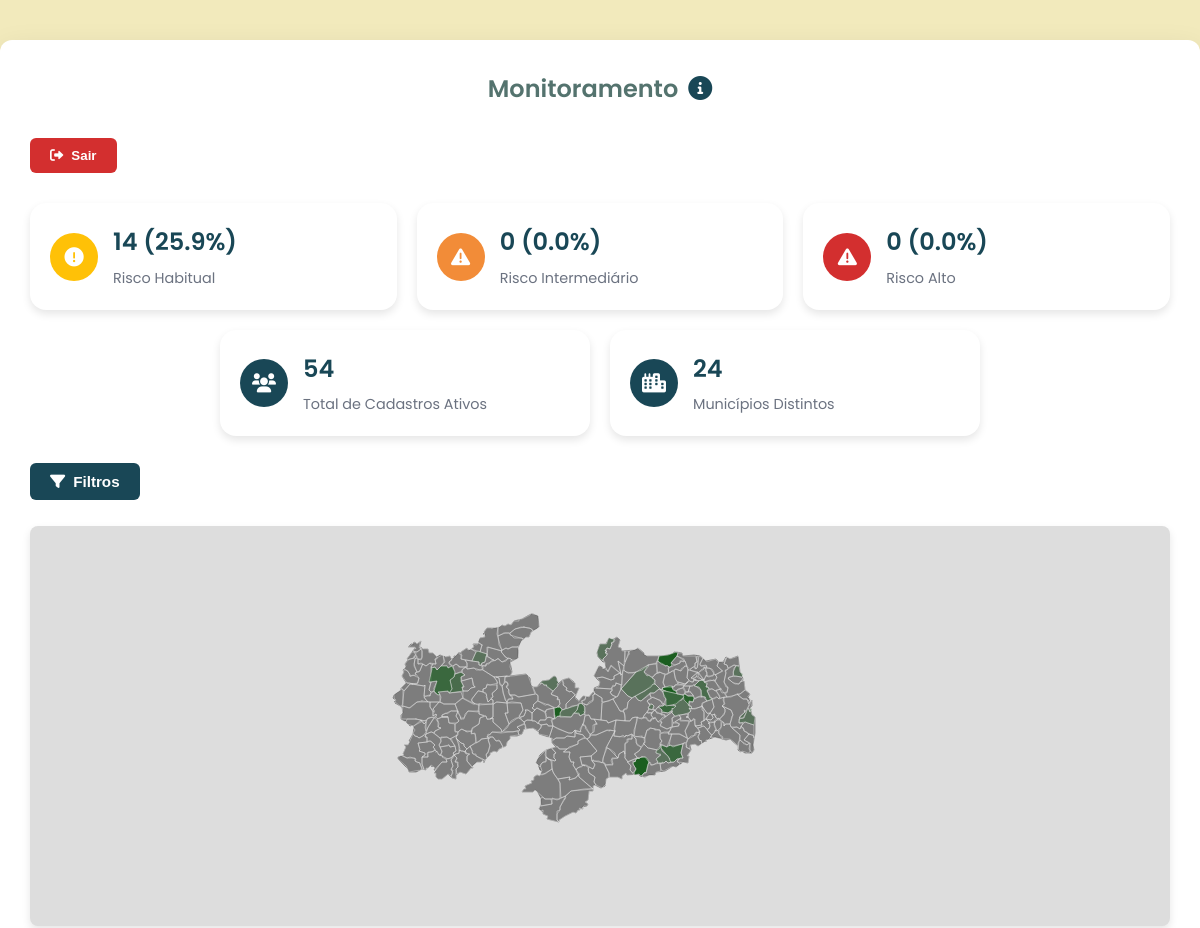
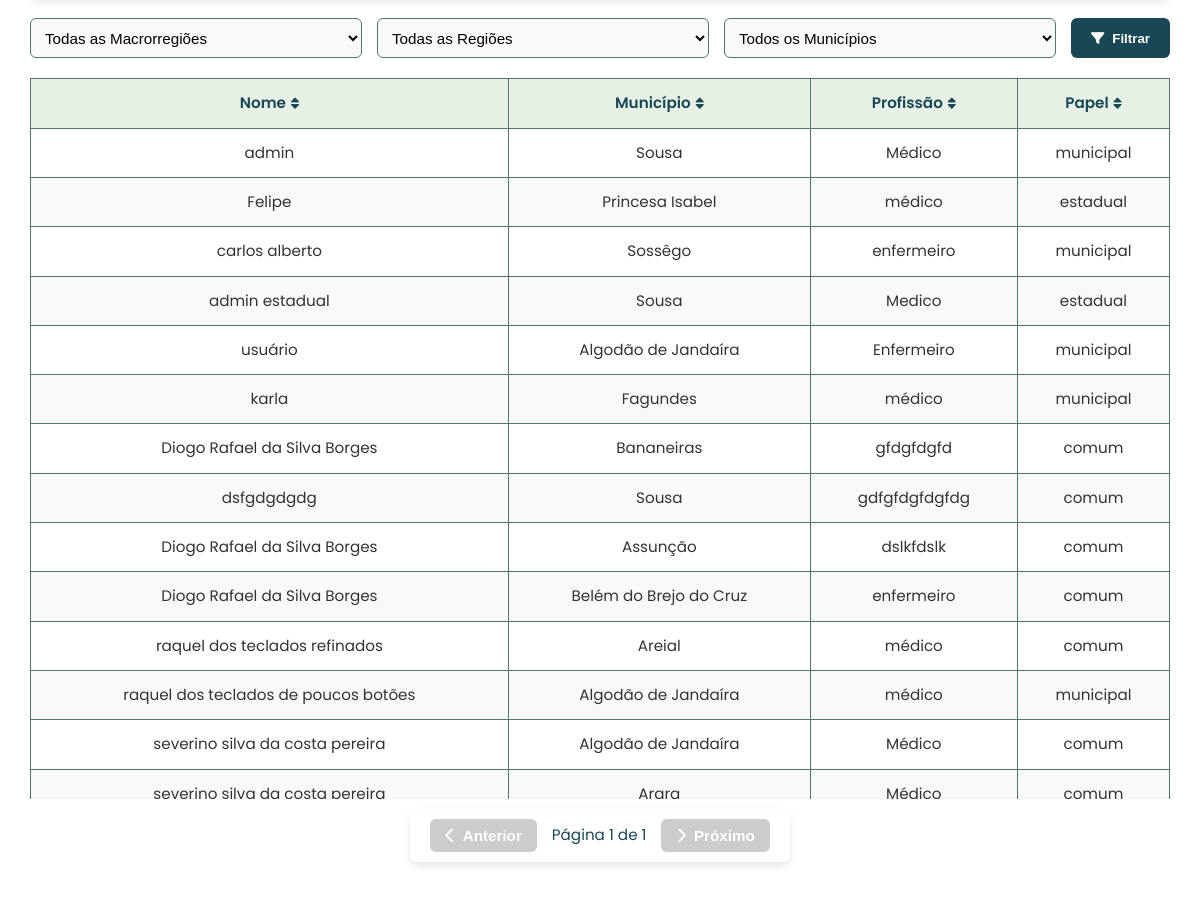
Page /monitoramento (signed in) on the committed database (2 pictures, top to bottom).
### tables this page shows
CREATE TABLE usuarios (
            id INTEGER PRIMARY KEY AUTOINCREMENT,
            nome TEXT NOT NULL,
            municipio TEXT NOT NULL,
            cpf TEXT NOT NULL,
            telefone TEXT NOT NULL,
            email TEXT NOT NULL UNIQUE,
            cnes TEXT NOT NULL,
            profissao TEXT NOT NULL,
            senha TEXT NOT NULL,
            approved INTEGER DEFAULT 0,
            ativo INTEGER DEFAULT 1,
            is_admin INTEGER DEFAULT 0
        , is_super_admin INTEGER DEFAULT 0, role TEXT DEFAULT "municipal", municipios TEXT, tipo_sistema TEXT NOT NULL DEFAULT "saude_mulher");

### app.py (the view)
@app.route('/monitoramento', methods=['GET', 'POST'])
@admin_required
@apoio_required
def monitoramento():
    conn = get_db_connection()
    cursor = conn.cursor()
    user_id = session.get('user_id')
    user_role = session.get('role')
    user_municipio = session.get('municipio')
    filtro_macrorregiao = request.form.get('macrorregiao', '')
    filtro_regiao = request.form.get('regiao', '')
    filtro_municipio = request.form.get('municipio', '')
    if filtro_municipio and not filtro_macrorregiao and not filtro_regiao:
        filtro_macrorregiao, filtro_regiao = find_macrorregiao_regiao(filtro_municipio)
    municipios_permitidos = []
    if filtro_macrorregiao:
        if filtro_regiao:
            municipios_permitidos = regioes_por_macrorregiao.get(filtro_macrorregiao, {}).get(filtro_regiao, [])
        else:
            for regiao in regioes_por_macrorregiao.get(filtro_macrorregiao, {}):
                municipios_permitidos.extend(regioes_por_macrorregiao[filtro_macrorregiao][regiao])
    else:
        for macro in regioes_por_macrorregiao:
            for regiao in regioes_por_macrorregiao[macro]:
                municipios_permitidos.extend(regioes_por_macrorregiao[macro][regiao])
    if filtro_municipio:
        municipios_permitidos = [filtro_municipio]
    if user_role in ['municipal', 'apoio'] and user_municipio:
        if user_municipio not in municipios_permitidos:
            municipios_permitidos = [user_municipio]
            filtro_municipio = user_municipio
            filtro_macrorregiao, filtro_regiao = find_macrorregiao_regiao(user_municipio)
    estatisticas = {
        'total_registros': 0,
        'classificacao_risco': {
            'risco_habitual': 0,
            'risco_intermediario': 0,
            'risco_alto': 0
        },
        'municipios_unicos': 0
    }
    usuarios_por_municipio = {}
    municipios = []
    query_calculos = '''
        SELECT c.*, u.municipio as user_municipio
        FROM calculos c
        JOIN usuarios u ON c.user_id = u.id
        WHERE c.fa = 0
    '''
    params = []
    if municipios_permitidos:
        query_calculos += ' AND c.municipio IN (' + ','.join(['?'] * len(municipios_permitidos)) + ')'
        params.extend(municipios_permitidos)
    cursor.execute(query_calculos, params)
    fichas = cursor.fetchall()
    municipios_set = set()
    for ficha in fichas:
        municipio = ficha['municipio']
        if municipio not in municipios_permitidos:
            continue
        municipios_set.add(municipio)
        estatisticas['total_registros'] += 1
        classificacao = ficha['classificacao_risco']
        if classificacao == 'Risco Habitual':
            estatisticas['classificacao_risco']['risco_habitual'] += 1
        elif classificacao == 'Risco Intermediário':
            estatisticas['classificacao_risco']['risco_intermediario'] += 1
        elif classificacao == 'Risco Alto':
            estatisticas['classificacao_risco']['risco_alto'] += 1
        if municipio not in usuarios_por_municipio:
            usuarios_por_municipio[municipio] = {
                'total': 0,
                'risco_habitual': 0,
                'risco_intermediario': 0,
                'risco_alto': 0
            }
        usuarios_por_municipio[municipio]['total'] += 1
        if classificacao == 'Risco Habitual':
            usuarios_por_municipio[municipio]['risco_habitual'] += 1
        elif classificacao == 'Risco Intermediário':
            usuarios_por_municipio[municipio]['risco_intermediario'] += 1
        elif classificacao == 'Risco Alto':
            usuarios_por_municipio[municipio]['risco_alto'] += 1
    estatisticas['municipios_unicos'] = len(municipios_set)
    municipios = sorted(list(municipios_set))
    usuarios = []
    if municipios_permitidos:
        query_usuarios = '''
            SELECT id, nome, cpf, municipio, profissao, role, approved, ativo
            FROM usuarios
            WHERE municipio IN ({}) AND ativo = 1
        '''.format(','.join(['?'] * len(municipios_permitidos)))
        cursor.execute(query_usuarios, municipios_permitidos)
        usuarios.extend(cursor.fetchall())
        query_apoio = '''
            SELECT id, nome, cpf, municipio, NULL as profissao, 'apoio' as role, approved, ativo
            FROM usuarios_apoio
            WHERE municipio IN ({}) AND ativo = 1
        '''.format(','.join(['?'] * len(municipios_permitidos)))
        cursor.execute(query_apoio, municipios_permitidos)
        usuarios.extend(cursor.fetchall())
    conn.close()
    return render_template('monitoramento.html',
                          fichas=fichas,
                          estatisticas=estatisticas,
                          municipios=municipios,
                          filtro_municipio=filtro_municipio,
                          filtro_regiao=filtro_regiao,
                          filtro_macrorregiao=filtro_macrorregiao,
                          usuarios_por_municipio=usuarios_por_municipio,
                          usuarios=usuarios,
                          regioes_por_macrorregiao=regioes_por_macrorregiao)

### app.py (called while the page is built)
def get_db_connection():
    conn = sqlite3.connect('banco.db')
    conn.row_factory = sqlite3.Row
    return conn

### templates/monitoramento.html (shortened to what this page needs)
<!DOCTYPE html>
<html lang="pt-BR">
<head>
  <link rel="stylesheet" href="https://cdnjs.cloudflare.com/ajax/libs/font-awesome/6.0.0-beta3/css/all.min.css">
  <link rel="stylesheet" href="https://unpkg.com/leaflet@1.9.4/dist/leaflet.css" />
</head>
<body>
  <div class="container">
    <h2>
      Monitoramento
      <span class="info-icon">
        <i class="fas fa-info-circle"></i>
      </span>
    </h2>
    <div class="button-group">
      <button id="logout-btn" class="button--nav button--logout" onclick="logout()" aria-label="Sair">
        <i class="fas fa-sign-out-alt icon"></i> Sair
      </button>
    </div>
    <div class="stats-grid-top">
      <div class="stat-card">
        <div class="stat-card-content">
          <div class="stat-card-icon habitual">
            <i class="fas fa-exclamation-circle"></i>
          </div>
          <div class="stat-card-text">
            <div class="stat-card-value">{{ estatisticas.classificacao_risco.risco_habitual }} ({{ '{:.1f}'.format(estatisticas.classificacao_risco.risco_habitual / estatisticas.total_registros * 100 if estatisticas.total_registros > 0 else 0) }}%)</div>
            <div class="stat-card-label">Risco Habitual</div>
          </div>
        </div>
      </div>
      <div class="stat-card">
        <div class="stat-card-content">
          <div class="stat-card-icon intermediate">
            <i class="fas fa-exclamation-triangle"></i>
          </div>
          <div class="stat-card-text">
            <div class="stat-card-value">{{ estatisticas.classificacao_risco.risco_intermediario }} ({{ '{:.1f}'.format(estatisticas.classificacao_risco.risco_intermediario / estatisticas.total_registros * 100 if estatisticas.total_registros > 0 else 0) }}%)</div>
            <div class="stat-card-label">Risco Intermediário</div>
          </div>
        </div>
      </div>
      <div class="stat-card">
        <div class="stat-card-content">
          <div class="stat-card-icon high">
            <i class="fas fa-exclamation-triangle"></i>
          </div>
          <div class="stat-card-text">
            <div class="stat-card-value">{{ estatisticas.classificacao_risco.risco_alto }} ({{ '{:.1f}'.format(estatisticas.classificacao_risco.risco_alto / estatisticas.total_registros * 100 if estatisticas.total_registros > 0 else 0) }}%)</div>
            <div class="stat-card-label">Risco Alto</div>
          </div>
        </div>
      </div>
    </div>
    <div class="stats-grid-bottom">
      <div class="stat-card">
        <div class="stat-card-content">
          <div class="stat-card-icon total">
            <i class="fas fa-users"></i>
          </div>
          <div class="stat-card-text">
            <div class="stat-card-value">{{ estatisticas.total_registros }}</div>
            <div class="stat-card-label">Total de Cadastros Ativos</div>
          </div>
        </div>
      </div>
      <div class="stat-card">
        <div class="stat-card-content">
          <div class="stat-card-icon total">
            <i class="fas fa-city"></i>
          </div>
          <div class="stat-card-text">
            <div class="stat-card-value">{{ estatisticas.municipios_unicos }}</div>
            <div class="stat-card-label">Municípios Distintos</div>
          </div>
        </div>
      </div>
    </div>
    <div class="filter-toggle-container">
      <button class="filter-toggle" id="filter-toggle">
        <i class="fas fa-filter"></i> Filtros
      </button>
    </div>
    <div id="map"></div>
    <form method="POST" action="{{ url_for('monitoramento') }}" class="form-group">
      <select name="macrorregiao" id="macrorregiao-select">
        <option value="">Todas as Macrorregiões</option>
      </select>
      <select name="regiao" id="regiao-select">
        <option value="">Todas as Regiões</option>
      </select>
      <select name="municipio" id="municipio-select">
        <option value="">Todos os Municípios</option>
      </select>
      <button type="submit" class="btn-entrar" aria-label="Filtrar registros">
        <i class="fas fa-filter icon"></i> Filtrar
      </button>
    </form>
    <div class="table-container" id="table-container">
      <table id="monitoramento-table">
        <thead>
          <tr>
            <th class="sortable" data-sort="nome">Nome</th>
            <th class="sortable" data-sort="municipio">Município</th>
            <th class="sortable" data-sort="profissao">Profissão</th>
            <th class="sortable" data-sort="role">Papel</th>
          </tr>
        </thead>
        <tbody>
          {% for usuario in usuarios %}
          <tr>
            <td>{{ usuario.nome }}</td>
            <td>{{ usuario.municipio }}</td>
            <td>{{ usuario.profissao or 'N/A' }}</td>
            <td>{{ usuario.role or 'apoio' }}</td>
          </tr>
          {% endfor %}
        </tbody>
      </table>
      <div class="pagination-container">
        <div class="pagination">
          <button id="prev-page" class="button--nav" disabled><i class="fas fa-chevron-left icon"></i> Anterior</button>
          <span id="page-info">Página <span id="current-page">1</span> de <span id="total-pages">1</span></span>
          <button id="next-page" class="button--nav"><i class="fas fa-chevron-right icon"></i> Próximo</button>
        </div>
      </div>
    </div>
  </div>
</body>
</html>

### rows in the picture
usuarios: nome "admin", municipio "Sousa", profissao "Médico", role "municipal"
usuarios: nome "Felipe", municipio "Princesa Isabel", profissao "médico", role "estadual"
usuarios: nome "carlos alberto", municipio "Sossêgo", profissao "enfermeiro", role "municipal"
usuarios: nome "admin estadual", municipio "Sousa", profissao "Medico", role "estadual"
usuarios: nome "usuário", municipio "Algodão de Jandaíra", profissao "Enfermeiro", role "municipal"
usuarios: nome "karla", municipio "Fagundes", profissao "médico", role "municipal"
usuarios: nome "Diogo Rafael da Silva Borges", municipio "Bananeiras", profissao "gfdgfdgfd", role "comum"
usuarios: nome "dsfgdgdgdg", municipio "Sousa", profissao "gdfgfdgfdgfdg", role "comum"
usuarios: nome "Diogo Rafael da Silva Borges", municipio "Assunção", profissao "dslkfdslk", role "comum"
usuarios: nome "Diogo Rafael da Silva Borges", municipio "Belém do Brejo do Cruz", profissao "enfermeiro", role "comum"
usuarios: nome "raquel dos teclados refinados", municipio "Areial", profissao "médico", role "comum"
usuarios: nome "raquel dos teclados de poucos botões", municipio "Algodão de Jandaíra", profissao "médico", role "municipal"
usuarios: nome "severino silva da costa pereira", municipio "Algodão de Jandaíra", profissao "Médico", role "comum"
usuarios: nome "severino silva da costa pereira", municipio "Arara", profissao "Médico", role "comum"

### other values in the picture
{{ estatisticas.classificacao_risco.risco_habitual }} "14"
{{ estatisticas.classificacao_risco.risco_intermediario }} "0"
{{ estatisticas.classificacao_risco.risco_alto }} "0"
{{ estatisticas.total_registros }} "54"
{{ estatisticas.municipios_unicos }} "24"
